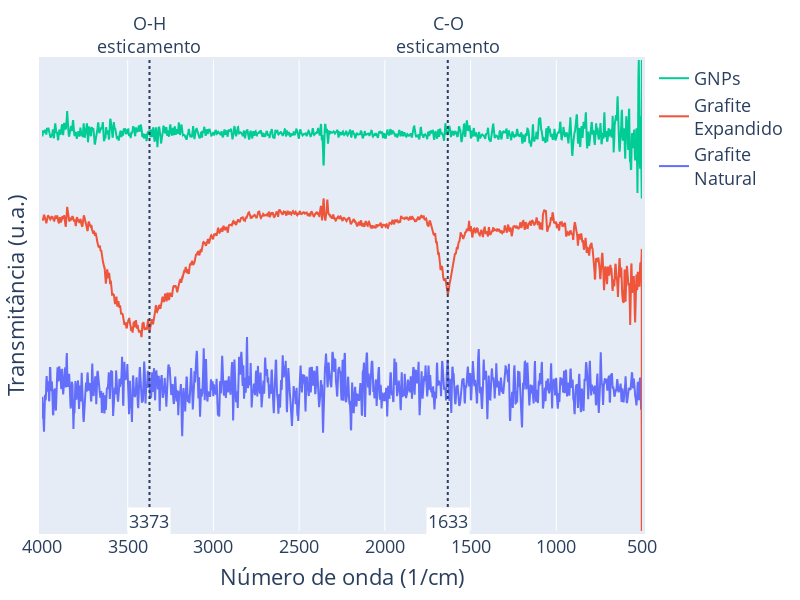

The notebook cell saved with this chart:
### Code cell
fig = go.Figure()
for k,(key, frame) in enumerate([('Grafite_natural.csv',frames['Grafite_natural.csv']),
                                 ('Grafite_expandido.csv',frames['Grafite_expandido.csv']),
                                 ('Grafite_nanoplaquetas.csv',frames['Grafite_nanoplaquetas.csv'])
                                ]):
    df = frame
    fig.add_trace(go.Scatter(x = df['Wavenumber'], y = df['%Transmitance'].apply(lambda x: x+k)/2, name = names[key], visible = True))
fig.update_layout(xaxis_range = [4000,500], yaxis_range = [-0.2,1.5],
                  xaxis_title_text = 'Número de onda (1/cm)',
                  yaxis_title_text = 'Transmitância (u.a.)',
                  #title_text = 'Espectros de Infra-vermelho',
                  yaxis = dict(tickvals = [], zeroline = False),
                  font_size = 18,
                  legend={'traceorder':'reversed'},
                  width = 800,
                  height = 600,
                  margin = {
                      't':60,
                      'b':40,
                      'r':40,
                      'l':40,
                      'pad':3
                  }
                 )
fig.add_vline(x = 1633, line_dash = 'dot')
fig.add_annotation(
    yref = 'paper',
    x=1633,
    y=1,
    yanchor = 'bottom',
    text='C-O<br>esticamento',
    showarrow = False,
)
fig.add_annotation(
    yref = 'paper',
    x=1633,
    y=0.05,
    bgcolor = 'white',
    yanchor = 'top',
    text='1633',
    showarrow = False,
)
fig.add_vline(x = 3373, line_dash = 'dot')
fig.add_annotation(
    yref = 'paper',
    x=3373,
    y=1,
    yanchor = 'bottom',
    text='O-H<br>esticamento',
    showarrow = False,
)
fig.add_annotation(
    yref = 'paper',
    x=3373,
    y=0.05,
    bgcolor = 'white',
    yanchor = 'top',
    text='3373',
    showarrow = False,
)
fig

### Figure 1 — Plotly figure (JSON) as saved in the notebook; plotly's stock layout.template omitted (floating-point values rounded to 4 significant figures; data arrays with more than 128 entries replaced by an {"elided": "..."} marker saying what was removed)
{"data": [{"name": "Grafite<br>Natural", "type": "scatter", "visible": true, "x": {"elided": "4095 float values"}, "y": {"elided": "4095 float values"}}, {"name": "Grafite<br>Expandido", "type": "scatter", "visible": true, "x": {"elided": "1868 float values"}, "y": {"elided": "1868 float values"}}, {"name": "GNPs", "type": "scatter", "visible": true, "x": {"elided": "1868 float values"}, "y": {"elided": "1868 float values"}}], "layout": {"annotations": [{"showarrow": false, "text": "C-O<br>esticamento", "x": 1633, "y": 1, "yanchor": "bottom", "yref": "paper"}, {"bgcolor": "white", "showarrow": false, "text": "1633", "x": 1633, "y": 0.05, "yanchor": "top", "yref": "paper"}, {"showarrow": false, "text": "O-H<br>esticamento", "x": 3373, "y": 1, "yanchor": "bottom", "yref": "paper"}, {"bgcolor": "white", "showarrow": false, "text": "3373", "x": 3373, "y": 0.05, "yanchor": "top", "yref": "paper"}], "font": {"size": 18}, "height": 600, "legend": {"traceorder": "reversed"}, "margin": {"b": 40, "l": 40, "pad": 3, "r": 40, "t": 60}, "shapes": [{"line": {"dash": "dot"}, "type": "line", "x0": 1633, "x1": 1633, "xref": "x", "y0": 0, "y1": 1, "yref": "y domain"}, {"line": {"dash": "dot"}, "type": "line", "x0": 3373, "x1": 3373, "xref": "x", "y0": 0, "y1": 1, "yref": "y domain"}], "width": 800, "xaxis": {"range": [4000, 500], "title": {"text": "Número de onda (1/cm)"}}, "yaxis": {"range": [-0.2, 1.5], "tickvals": [], "title": {"text": "Transmitância (u.a.)"}, "zeroline": false}}}
